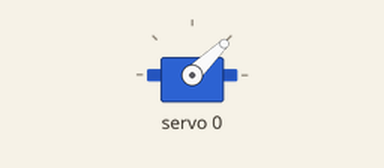
Recording of a sketch running on a simulated Arduino Uno, built with avr-gcc and run on an emulated ATmega328P. On the bench: servo.

Above: at 0.05 s.
At 1.5 s:
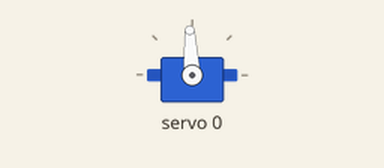
At 3.0 s:
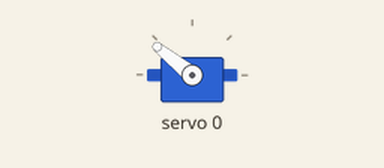
Timing chart, 0 to 6.9 s (numbered marks = the images above):
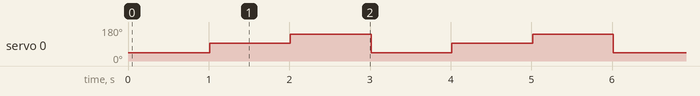

Measured:
- by itself, servo 0: repeats every 3.0 s: 141° 1.0 s, 44° 1.0 s, 93° 1.0 s

The sketch:

WithLibrary.ino
```cpp
#include <Wire.h>
#include <Adafruit_PWMServoDriver.h>

Adafruit_PWMServoDriver pwm = Adafruit_PWMServoDriver(0x40);

void setup() {
  Serial.begin(9600);
  pwm.begin();
  pwm.setPWMFreq(50);   // servo = 50 Hz
  delay(10);

  // center servo (CH0)
  pwm.setPWM(0, 0, 307);
}

void loop() {
  // left
  pwm.setPWM(0, 0, 205);
  delay(1000);

  // center
  pwm.setPWM(0, 0, 307);
  delay(1000);

  // right
  pwm.setPWM(0, 0, 410);
  delay(1000);
}
```
